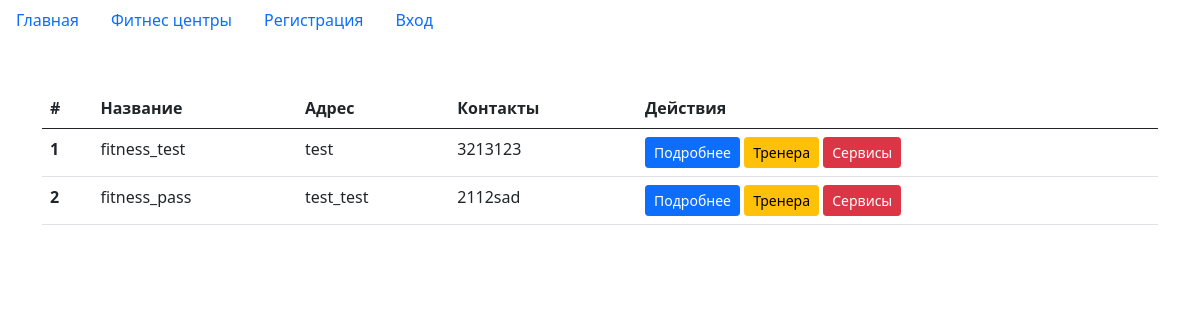
The app's page /fitness_centers, older data.
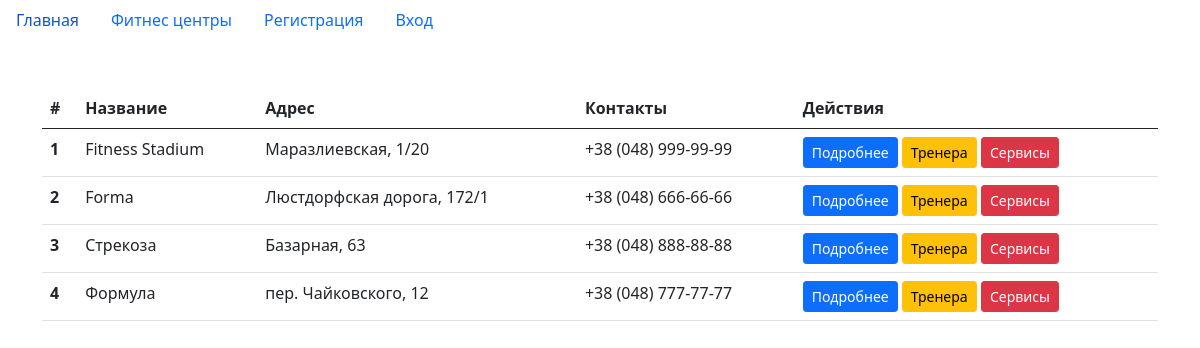
The same page, newer data.
### tables this page shows
CREATE TABLE fitness_centers (id INTEGER PRIMARY KEY AUTOINCREMENT UNIQUE NOT NULL, address TEXT NOT NULL, name TEXT NOT NULL UNIQUE, contacts TEXT NOT NULL);

### app.py (the view)
@app.get('/fitness_centers')
def get_fitness_center_page():
    with SQLiteDatabase('base.db') as db:
        fitness_centers = db.select(table_name='fitness_centers', method='fetchall')
        if not fitness_centers:
            return 'Fitness centers not found'
        return render_template('fitness_centers.html', title='Фитнес центры', fitness_centers=fitness_centers)

### Project_utils/database_utils.py (called while the page is built)
def dict_factory(cursor, row) -> Dict[str, Any]:
    d = {}
    for idx, col in enumerate(cursor.description):
        d[col[0]] = row[idx]
    return d

    def __enter__(self):
        self.connection = sqlite3.connect(self.db_path)
        self.connection.row_factory = dict_factory
        return self

    def __exit__(self, exc_type, exc_val, exc_tb):
        if self.connection:
            self.connection.close()

### templates/fitness_centers.html
{% extends 'base.html' %}
{% block body %}
<div class="container">
    <table class="table">
        <thead>
        <tr>
            <th scope="col">#</th>
            <th scope="col">Название</th>
            <th scope="col">Адрес</th>
            <th scope="col">Контакты</th>
            <th scope="col">Действия</th>
        </tr>
        </thead>
        <tbody>
        {% for fitness_center in fitness_centers %}
        <tr>
            <th scope="row">{{ fitness_center.id }}</th>
            <td>{{ fitness_center.name }}</td>
            <td>{{ fitness_center.address }}</td>
            <td>{{ fitness_center.contacts }}</td>
            <td>
                <a href="/fitness_center/{{ fitness_center.id }}" class="btn btn-primary btn-sm">Подробнее</a>
                <a href="/fitness_center/{{ fitness_center.id }}/trainers" class="btn btn-warning btn-sm">Тренера</a>
                <a href="/fitness_center/{{ fitness_center.id }}/services" class="btn btn-danger btn-sm">Сервисы</a>
            </td>
        </tr>
        {% endfor %}
        </tbody>
    </table>
</div>
{% endblock %}

Row changes from the older to the newer data that the page shows:
changed fitness_centers id 1: name "fitness_test" → "Fitness Stadium"; address "test" → "Маразлиевская, 1/20"; contacts "3213123" → "+38 (048) 999-99-99"
changed fitness_centers id 2: name "fitness_pass" → "Forma"; address "test_test" → "Люстдорфская дорога, 172/1"; contacts "2112sad" → "+38 (048) 666-66-66"
added fitness_centers: id "3", name "Стрекоза", address "Базарная, 63", contacts "+38 (048) 888-88-88"
added fitness_centers: id "4", name "Формула", address "пер. Чайковского, 12", contacts "+38 (048) 777-77-77"
